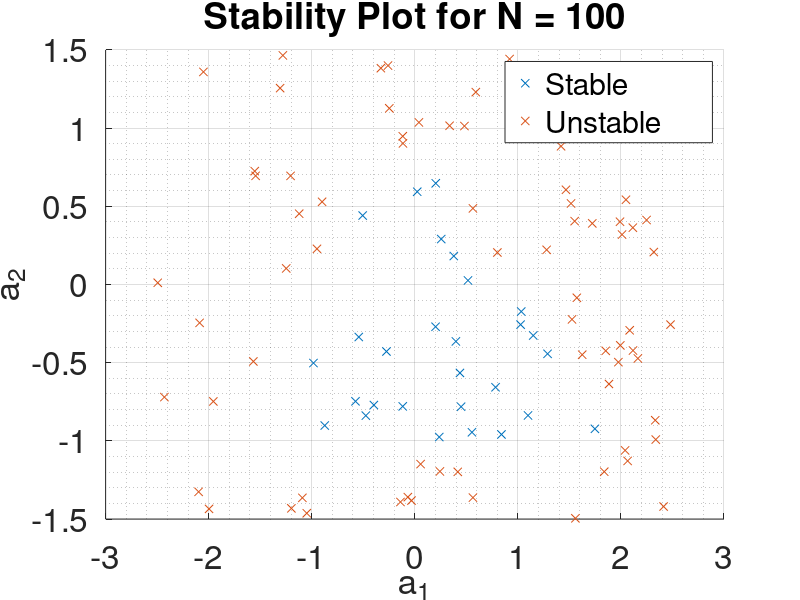

This chart was generated by the following MATLAB code:
clear all

% set default seed
rng default

% length of sequence
N = 100;

% generate random sequence
% drawn from gaussian distribution
x = randn(1, N);

% generate a_1 coefficients
a1 = 5.0 * rand(1, N) - 2.5;

% generate a_2 coefficients
a2 = 3.0 * rand(1, N) - 1.5;

% initialise vectors to hold coefficients
% of processes that are stable and unstable 
% respectively
stable = [];
unstable = [];

% run through all processes to check 
% if they are stable or unable
for i=1:N
    % Condition 1: a1 + a2 <1
    % Condition 2: a2 - a1 <1
    % Condition 3: -1 < a2 < 1
    if (a1(i)+a2(i)<1) && (a2(i)-a1(i)<1) && (a2(i)<1) && (a2(i)>-1)
        stable = [stable [a1(i);a2(i)]];
    else
        unstable = [unstable [a1(i);a2(i)]];
    end
end

% define colors for plot
blue = [0 0.4470 0.7410];
red = [0.8500 0.3250 0.0980];

% plot values
hold on;
plot(stable(1, :), stable(2, :), 'x', 'Color', blue);
plot(unstable(1, :), unstable(2, :), 'x', 'Color', red);
hold off;


% graphing settings
str = sprintf('Stability Plot for N = %d', N);
title(str, 'FontSize', 40);
xlabel('\fontsize{35}a_{1}');
ylabel('\fontsize{35}a_{2}');
legend('\fontsize{30}Stable',...
       '\fontsize{30}Unstable');

grid on
grid minor

a = get(gca, 'XTickLabel');
set(gca, 'XTickLabel', a, 'fontsize', 24);
